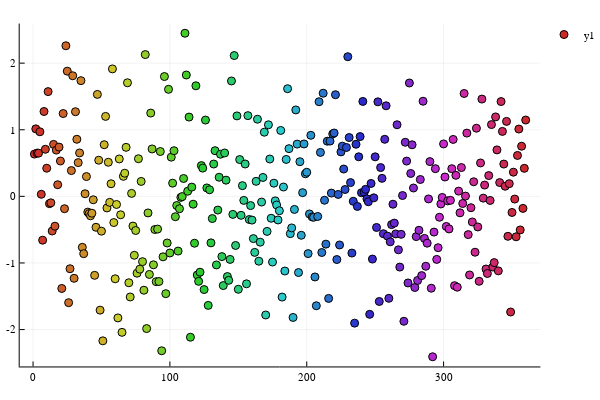

The notebook cell saved with this chart:
### Code cell
scatter(1:360, randn((360)), markercolor=reshape(cols, (length(cols), 1)))
